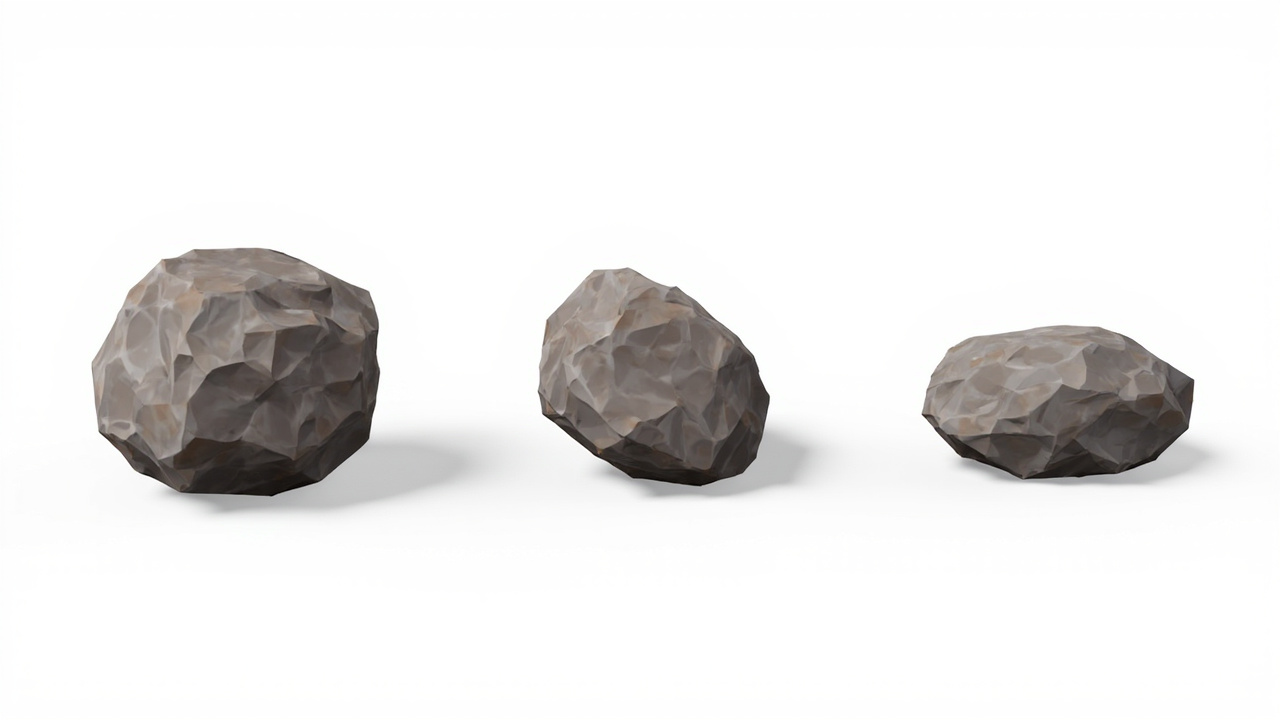
#> input picture skills/3d-asset-pipeline/scripts/testdata/prop_rock_3objects_shadowed_sheet.png, 1280 x 720 px
$ python test_detect_bands.py
#> lines starting #> are read from the running program, lines starting #| are printed output that depends on the picture; after the words box and inside, x2 and y2 are one past the last pixel; in counts of white or black regions, pixels touching at a corner belong together
### skills/3d-asset-pipeline/scripts/threeview.py
#!/usr/bin/env python3
"""出三视图：一次 turnaround sheet → 裁成 front / side / back。

用法:
    python3 threeview.py --desc "Hoshimi Miyabi, blonde, white+crimson jacket" -o out/miyabi
    python3 threeview.py --desc "..." -o out/x --ref-url https://.../ref.png

    # 批量：一份元素清单（树/岩/屋/草…）一次跑完，-o 当输出目录用
    python3 threeview.py --list elements.json -o out/scene --sleep 6
    python3 threeview.py --list elements.json -o out/scene --dry-run   # 只打印计划，不调接口

产物:
    <out>_sheet.png   三人并排原图
    <out>_front.png   左块（正面）
    <out>_side.png    中块（侧面）
    <out>_back.png    右块（背面）
    <out>_manifest.json
    批量模式额外产出 <outdir>/_batch_manifest.json

为什么是「一次出图再裁」而不是「三次分别出图」：实测见 references/threeview-decision.md。
简单说：三次独立采样角色会漂，一次出图更省 2/3 次数。
"""

from __future__ import annotations

import argparse
import json
import shutil
import sys
import time
from pathlib import Path

import numpy as np

sys.path.insert(0, str(Path(__file__).parent))
import mmclient as mm
from PIL import Image

# 显式逐个位置指定朝向 + 显式压制文字，这两个都是实测踩出来的，删了就会出 A-v1 那种
# 「正面+两个侧面、没有背面」或者「图上带小字标注」的废图。
SHEET_SUFFIX = (
    "A three-view character model sheet on a pure white background. "
    "Exactly three separate full-body figures, evenly spaced in one row, all the same height, "
    "standing on the same ground line, all wearing the identical costume with identical hair and colors. "
    "Left figure shows the FRONT of the character facing the viewer. "
    "Middle figure shows the character in SIDE PROFILE facing left. "
    "Right figure shows the BACK of the character, we see the back of her head and her back, not her face. "
    "Plain orthographic views, flat even studio lighting, no shadows, "
    "absolutely no text, no letters, no numbers, no labels, no watermark, no signature, no border."
)

# 场景元素（树/岩/屋/草）不能套上面那段：那里写的是「full-body figures」「the BACK of her head」，
# 拿去出树会稳定跑偏。教程《HD-3D场景生成/模型生成提示词.txt》对这类元素要求的是
# **正交正视 / 正交右侧 / 正交顶**，所以这里单独一套措辞，视图也从 back 换成 top。
PROP_SHEET_SUFFIX = (
    "Three-view orthographic model sheet of ONE object on a pure white background. "
    "Exactly three renderings of the SAME object, evenly spaced in one row, identical in size and color. "
    "Left: orthographic FRONT view, camera perpendicular to the front face. "
    "Middle: orthographic RIGHT SIDE view. Right: orthographic TOP view, camera straight down. "
    "No perspective, no tilt, no rotation. Each rendering stays inside its own third of the image "
    "and does not touch or overlap its neighbours; wide empty white gaps between them. "
    "Nothing cut off, nothing floating, no ground line, no baseline, no horizon, "
    "no shadow joining them, no frame, no grid, no divider, no people. "
    "Flat even studio lighting. "
    "No text, no letters, no numbers, no labels, no watermark, no signature, no border."
)

# 第 2 次起追加这段。实测：薄物体（路灯杆）第一次常被画成「只画一个视图」，
# 或在画面左右边缘留两小块杂物，导致 band 数变成 1 或 4。重试时把数量和留白再钉一遍，
# 比原样重试有效得多。**不用「凑够 3 段就硬切」那套**——切错比报错更贵。
RETRY_SUFFIX = (
    "IMPORTANT: exactly THREE copies, no more, no fewer, wide empty gaps between them. "
    "Keep the left and right edges of the image completely empty."
)

VIEWS = ("front", "side", "back")
PROP_VIEWS = ("front", "side", "top")

CHARACTER_KINDS = ("character", "character_sheet", "角色")


# 默认 kind 显式定成 character：单元素模式（只有 --desc）一直是角色三视图，
# 保持默认即保持旧行为不变。**批量清单里不给 kind 会落到 "prop"**（见 resolve_plan），
# 因为场景元素才是批量这条路的实际用途。两套默认值曾经不一致，已统一成显式默认值。
DEFAULT_KIND = "character"


def views_for_kind(kind: str = DEFAULT_KIND) -> tuple:
    return VIEWS if kind in CHARACTER_KINDS else PROP_VIEWS


def suffix_for_kind(kind: str = DEFAULT_KIND) -> str:
    return SHEET_SUFFIX if kind in CHARACTER_KINDS else PROP_SHEET_SUFFIX


def build_prompt(desc: str, style: str, kind: str = DEFAULT_KIND) -> str:
    return f"{desc}. {style}. {suffix_for_kind(kind)}"


# 「墨」的灰度阈值。**245 是错的**，本轮拿 23 张实测 sheet 扫出来的：
# 245 会把物体下方大片柔和投影也算成墨，于是三个物体之间的白缝被阴影桥接成一片，
# 整张图只剩 1 条带（实测岩石那张 VLM 确认是 3 块石头，检测器只切出 2 段）。
# 200 在全语料上是严格改进：4 张原本误判的变 3，所有原本正确的仍是 3。
# **不能再往深调**：180 会把浅色元素（草地）切碎，160/140 直接切出 0 段。
INK_THRESHOLD_DEFAULT = 200


def detect_bands(img, ink_threshold: int = INK_THRESHOLD_DEFAULT,
                 min_width: float = 0.02, min_gap: float = 0.03) -> list:
    """从 sheet 里切出**实际**的主体列区间，不要无脑三等分。

    实测踩坑：模型有时画 3 个、有时 6 个、有时把中间那个朝向画错。
    无脑三等分碰上 6 个就直接切错人。
    做法：按列算"有没有墨"，再把连续墨段并成 band，段间小缝隙合并。
    返回 [(left, right), ...]，left/right 是像素列号。
    """
    import numpy as np

    g = np.array(img.convert("L"))
    ink = (g < ink_threshold)
    col_has_ink = ink.sum(axis=0) >= 2  # 容忍零星噪点
    W = img.size[0]
    min_w = max(int(W * min_width), 4)
    min_gap_px = max(int(W * min_gap), 4)

    bands = []
    start = None
    for x, has in enumerate(col_has_ink):
        if has and start is None:
            start = x
        elif not has and start is not None:
            bands.append((start, x))
            start = None
    if start is not None:
        bands.append((start, W))

    # 合并靠得太近的段（可能是同一人物的剑/飘带被切开）
    merged = []
    for b in bands:
        if merged and b[0] - merged[-1][1] < min_gap_px:
            merged[-1] = (merged[-1][0], b[1])
        else:
            merged.append(b)
    return [b for b in merged if b[1] - b[0] >= min_w]


# [45 lines left out: function cut_sheet, not called in this run]


# ------------------------------------------------------------------ 批量

DEFAULT_STYLE = "anime game character, cel shaded, full body, no background props"

# 实测硬约束：接口拒绝 length >= 1500 的 prompt，报
# `image_generation: status_code=2013 invalid params, prompt length must be less than 1500`。
# 这条不是文档里写的，是本轮跑批量时被拒才知道的。留 80 字余量（不同模型限制可能不同）。
MAX_PROMPT_CHARS = 1420


class PromptTooLong(ValueError):
    """提示词超长。**别重试**——重试用的是同一段超长文本，再试一次只是再拒一次。"""


# [294 lines left out: functions load_list, resolve_plan, prompt_for_attempt, run_one, run_batch, main, not called in this run]


# [2 lines that do not run on import are left out]

### skills/3d-asset-pipeline/scripts/test_detect_bands.py
"""回归：detect_bands 在已知 sheet 上的表现。

生产契约就一条：**主体数必须正好 3 才认，否则拒掉重试**。
（具体数到几不重要——6 个人的 sheet 也可能因为靠太近被并成 4 段，
  但 4 != 3，同样会被拒。所以这里断言 accept/reject，不断言精确段数。）

角色真值（VLM 判读）：
  A2_169 / A2_219 / miyabi -> 3 个人形，应 accept
  miyabi_try2               -> 6 个人形，reject

**场景元素真值（2026-10-16 新增，VLM 逐张判读）**：
这三张是专门为「阴影把三个物体桥接成一条带」这个 bug 留的证据。
原阈值 245 会把物体下方大片柔和投影当成墨，导致三物体间的白缝被桥接，
整张图只切出 1~2 段 → 明明画对了却被拒（岩石那张 VLM 明确是 3 块石头）。
  prop_rock_3objects_shadowed  -> 3 块石头（VLM 确认），原阈值只切出 2 段
  prop_house_shadowed          -> 3 个视角（VLM 确认），原阈值只切出 1 段
  prop_grass_light             -> 3 束草（VLM 确认）；这张是**反向护栏**：
                                 阈值再调深（180/160/140）就会把它切碎甚至切出 0 段，
                                 所以它是「不许继续往深调」的凭据。

跑法：python3 test_detect_bands.py
"""
import sys
from pathlib import Path

HERE = Path(__file__).resolve().parent
sys.path.insert(0, str(HERE))
from PIL import Image

from threeview import detect_bands, INK_THRESHOLD_DEFAULT

ROOT = Path("/path/to/Fairy/workspace/3d-pipeline-dev")
# (路径, 是否应被接受, 说明)
CASES = [
    (ROOT / "out/routeA2_169_sheet.png", True, "角色 A2_169"),
    (ROOT / "out/routeA2_219_sheet.png", True, "角色 A2_219"),
    (ROOT / "e2e/miyabi_sheet.png", True, "角色 miyabi"),
    (ROOT / "e2e/miyabi_try2_sheet.png", False, "角色 miyabi_try2（6 个人形）"),
    (HERE / "testdata/prop_rock_3objects_shadowed_sheet.png", True, "石头×3，带阴影"),
    (HERE / "testdata/prop_house_shadowed_sheet.png", True, "房子×3 视角，带阴影"),
    (HERE / "testdata/prop_grass_light_sheet.png", True, "浅色草地（阈值调深就会碎）"),
]

fail = 0
print(f"默认 ink_threshold={INK_THRESHOLD_DEFAULT}\n")
for path, should_accept, label in CASES:
    if not path.is_file():
        print(f"MISSING {path}  ({label})")
        fail += 1
        continue
    im = Image.open(path).convert("RGB")
    bands = detect_bands(im)
    accepted = len(bands) == 3
    ok = accepted == should_accept
    print(f"{'OK ' if ok else 'BAD'} {label}: size={im.size} bands={len(bands)} "
          f"accept={accepted} expect={should_accept} -> {bands}")
    if not ok:
        fail += 1
#> pass 2 of the loop `for path, should_accept, label in CASES:`:

# 负对照：新阈值必须真的比旧的 245 强，否则这几张 fixture 就没有存在意义
print()
NEG = [
    (HERE / "testdata/prop_rock_3objects_shadowed_sheet.png", 3, 2),
    (HERE / "testdata/prop_house_shadowed_sheet.png", 3, 1),
]
for path, new_expect, old_expect in NEG:
    if not path.is_file():
        continue
    im = Image.open(path).convert("RGB")
#> im is the input picture: PIL image 1280x720 RGB; mean R, G, B 232.5, 231.4, 230.6
    new = len(detect_bands(im))
#> call 4 of detect_bands, with ink_threshold = 200, min_width = 0.02, min_gap = 0.03
#> in detect_bands (call 4), `ink = (g < ink_threshold)`:
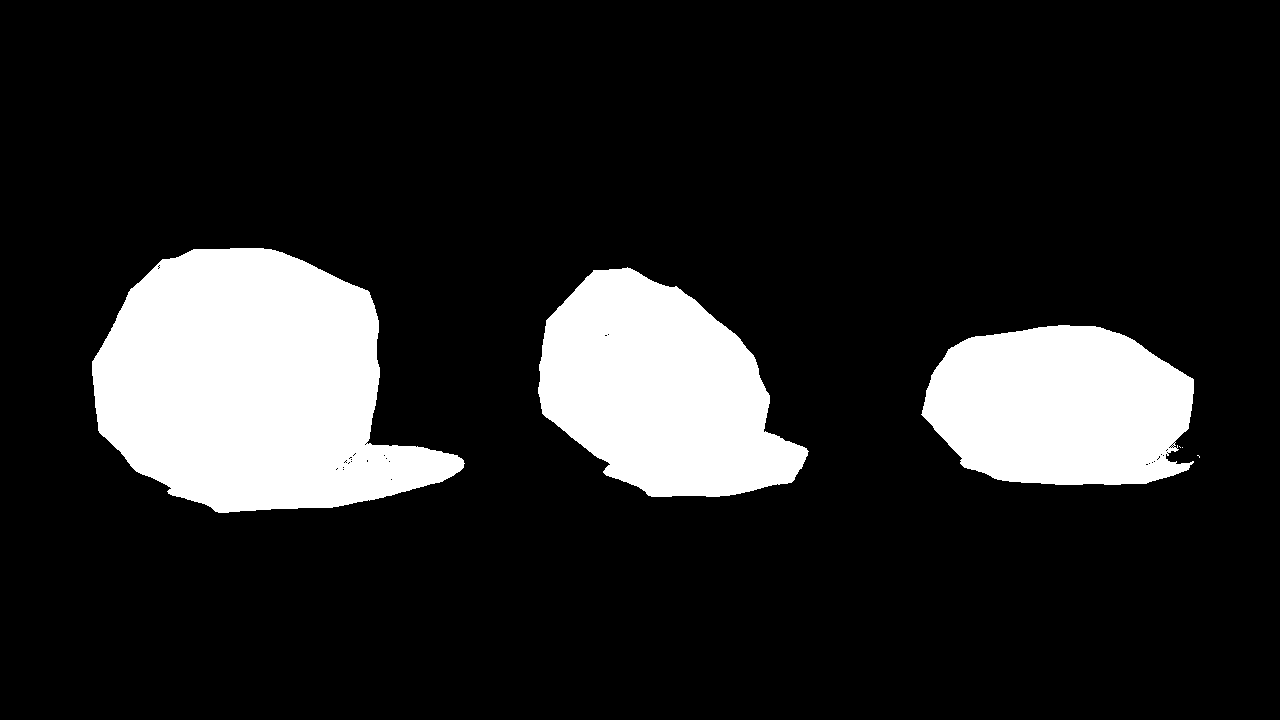
#> ink: shape (720, 1280) bool; 15.5% white; 6 white regions (3 under 20 px), largest, box (x1, y1, x2, y2) and area: (92, 248, 465, 513) 66396, (538, 267, 809, 497) 41227, (921, 325, 1194, 485) 35120
#> after the loop in detect_bands (call 4), `for x, has in enumerate(col_has_ink):`: bands = [(92, 464), (538, 808), (922, 1194), (1199, 1200)]
#> the loop in detect_bands (call 4), `for b in bands:` made 4 passes
#> after the loop in detect_bands (call 4), `for b in bands:`: merged = [(92, 464), (538, 808), (922, 1200)]
#> new = 3
    old = len(detect_bands(im, ink_threshold=245))
#> in detect_bands (call 5), `ink = (g < ink_threshold)`:
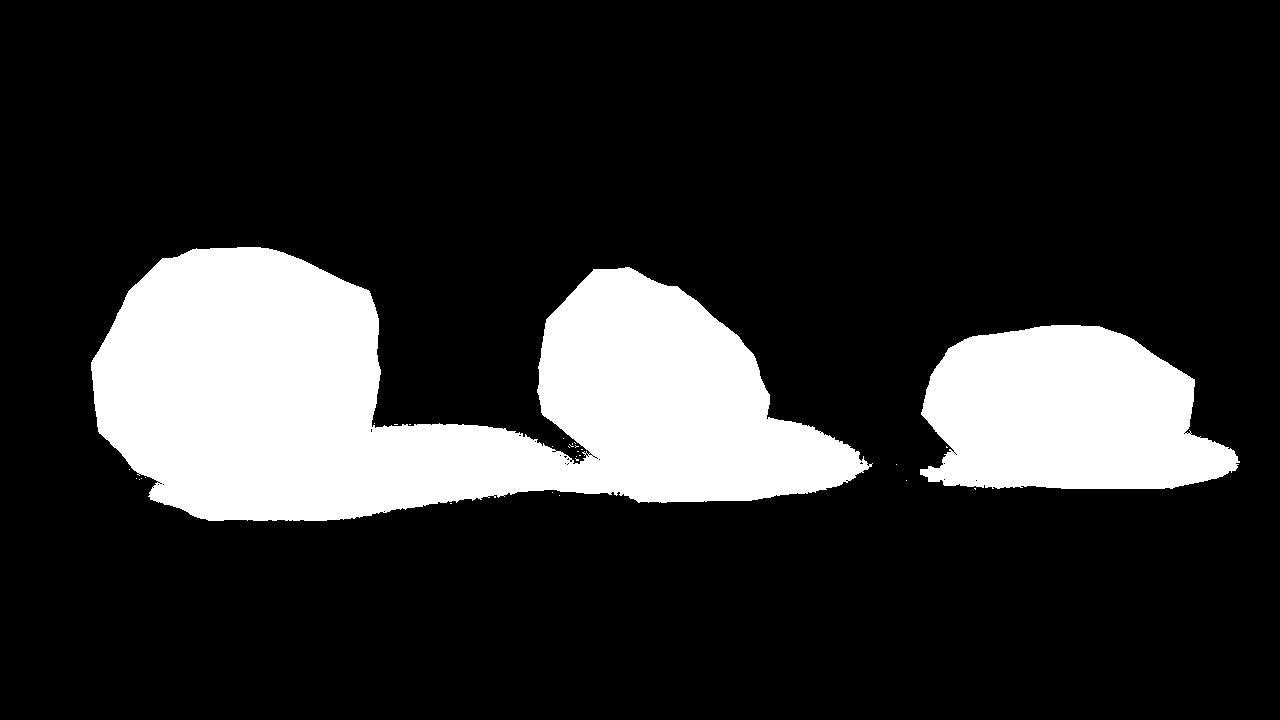
#> ink: shape (720, 1280) bool; 18.2% white; 29 white regions (27 under 20 px), largest, box (x1, y1, x2, y2) and area: (91, 247, 873, 521) 127797, (920, 325, 1240, 489) 40092
#> the loop in detect_bands (call 5), `for x, has in enumerate(col_has_ink):` made 1280 passes
#> start on passes 92, 921: 91, 920
#> after the loop in detect_bands (call 5), `for x, has in enumerate(col_has_ink):`: bands = [(91, 872), (920, 1240)]
#> the loop in detect_bands (call 5), `for b in bands:` made 2 passes
#> old = 2
    ok = new == new_expect and old == old_expect
#> ok = True
    print(f"{'OK ' if ok else 'BAD'} 负对照 {path.name}: 新阈值 {new}（期望 {new_expect}）、"
          f"旧阈值 245 {old}（期望 {old_expect}）")
#| OK  负对照 prop_rock_3objects_shadowed_sheet.png: 新阈值 3（期望 3）、旧阈值 245 2（期望 2）
    if not ok:
        fail += 1
#> pass 2 of the loop `for path, new_expect, old_expect in NEG:`:
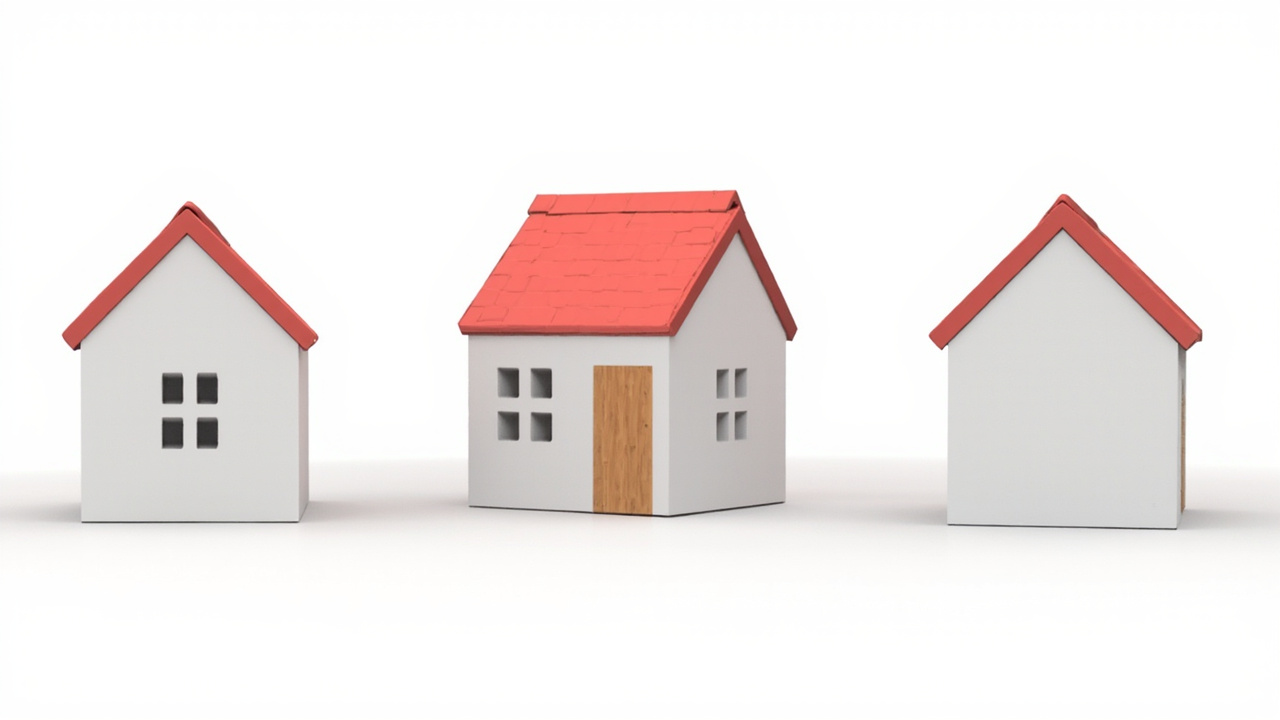
#> input picture skills/3d-asset-pipeline/scripts/testdata/prop_house_shadowed_sheet.png, 1280 x 720 px
#> im is the input picture: PIL image 1280x720 RGB; mean R, G, B 241.5, 233.9, 232.4
#> in detect_bands (call 6), `ink = (g < ink_threshold)`:
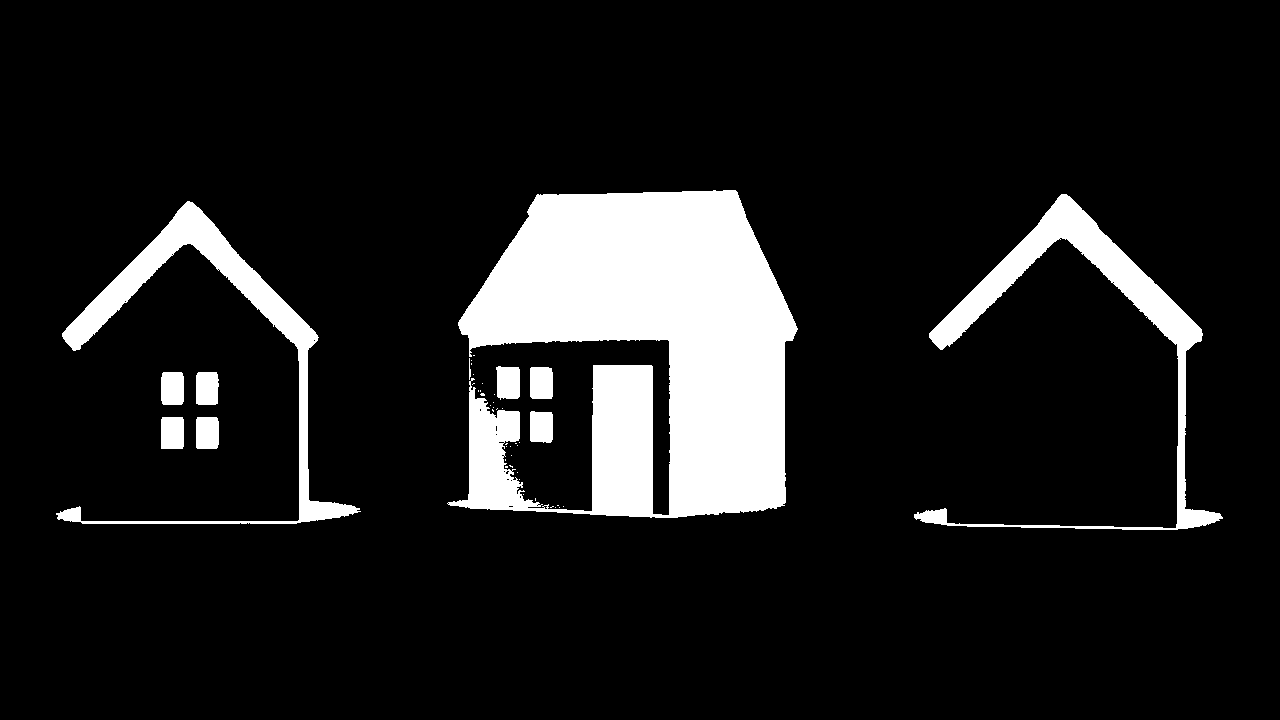
#> ink: shape (720, 1280) bool; 11.5% white; 46 white regions (35 under 20 px), largest, box (x1, y1, x2, y2) and area: (447, 190, 798, 518) 75346, (914, 194, 1223, 530) 13055, (56, 201, 361, 524) 12067
#> the loop in detect_bands (call 6), `for x, has in enumerate(col_has_ink):` made 1280 passes
#> has on passes 1 to 8: False, False, False, False, False, False, False, False
#> after the loop in detect_bands (call 6), `for x, has in enumerate(col_has_ink):`: bands = [(56, 360), (448, 798), (914, 1223)]
#> the loop in detect_bands (call 6), `for b in bands:` made 3 passes
#> in detect_bands (call 7), `ink = (g < ink_threshold)`:
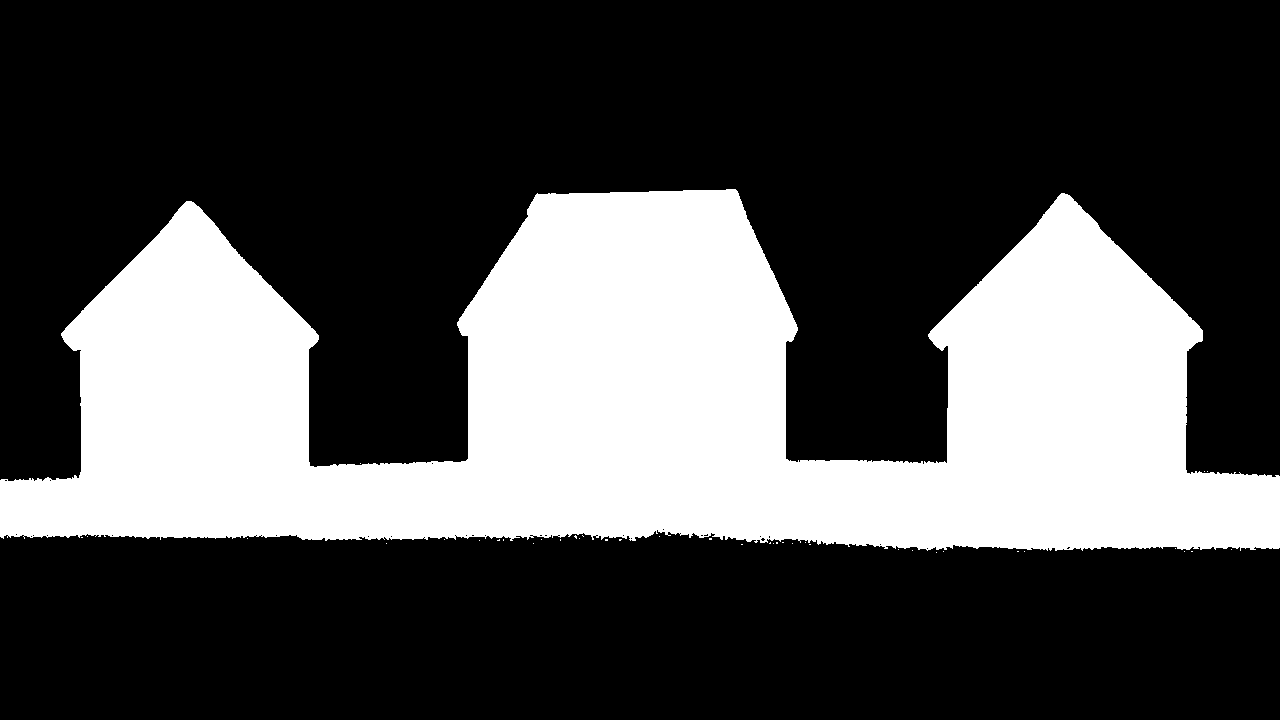
#> ink: shape (720, 1280) bool; 29.9% white; 40 white regions (39 under 20 px), largest, box (x1, y1, x2, y2) and area: (0, 189, 1280, 551) 275936
#> the loop in detect_bands (call 7), `for x, has in enumerate(col_has_ink):` made 1280 passes
#> start on pass 1: 0
#> after the loop in detect_bands (call 7), `for x, has in enumerate(col_has_ink):`: bands = []; start = 0
#> the loop in detect_bands (call 7), `for b in bands:` made 1 pass
#> b on pass 1: (0, 1280)
#> after the loop in detect_bands (call 7), `for b in bands:`: merged = [(0, 1280)]
#> old = 1
#| OK  负对照 prop_house_shadowed_sheet.png: 新阈值 3（期望 3）、旧阈值 245 1（期望 1）

print(f"\n{'ALL_PASS' if fail == 0 else f'FAIL={fail}'}")
#> (the run stopped early here; a loop or call above may not have finished)
